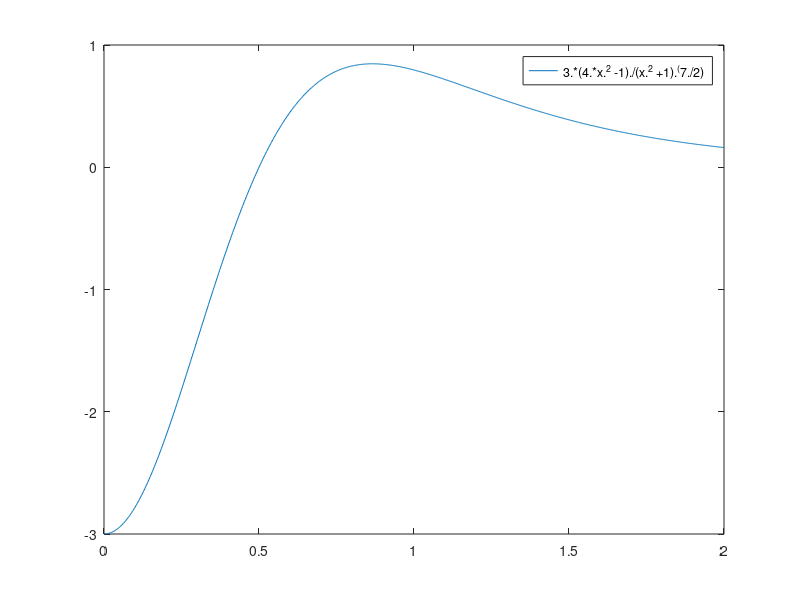

This figure's MATLAB source: (Note: this script raises an error after producing the figure.)
%% ESERCIZIO 4
clear all
clc

funzione = '(1+x^2)^(1/2)';
funzione2 = '(1+x^2)^(-1/2) -(x^2)*(1+x^2)^(-3/2)'; % derivata seconda
funzione4 = '3*(4*x^2 -1)/(x^2 +1)^(7/2)'; % derivata quarta
f = inline(funzione);
f2 = inline(funzione2);
f4 = inline(funzione4);
a = 0;
b = 2;
valore_esatto = 2.958;

% disp('riferimento es pag. 25')
% fprintf('a: %i, b: %i\n', a, b);
% fprintf('f(a): %i, f(b): %i, scrivere passaggi(sostituire)\n', f(a), f(b));
% fprintf('valore esatto: %i\n', valore_esatto);
% 
% disp(' ')
% 
% int1 = Trapezio(f, a, b);
% % err_abs1 = abs(int1 - valore_esatto);
% fprintf('Errore assoluto Trapezio: %i\n', abs(int1 - valore_esatto));
% err1 = ErroreTrapezio(f2, a, b, 0);
% 
% disp(' ')
% 
% int2 = Simpson(f, a, b);
% % err_abs2 = abs(int2 - valore_esatto);
% fprintf('Errore assoluto Simpson: %i\n', abs(int2 - valore_esatto));
% err_max2 = ErroreSimpson(f4, a, b, 0.866);

% Plotto il grafico per vedere il massimo di f4 nell'intervallo [0,2]
fplot(funzione4, [a,b])

EsercizioIntegrazione(a, b, f, f2, f4, 0, 0, valore_esatto, 16);



%% ESERCIZIO 5
clear all
clc

funzione = 'x^4';
funzione2 = '12*x^2';
funzione4 = '24';
f = inline(funzione);
f2 = inline(funzione2);
f4 = inline(funzione4);
a = 0.5;
b = 1;

valore_esatto = 0.19375;

EsercizioIntegrazione(a, b, f, f2, f4, 0, 0, valore_esatto, 16);


%% ESERCIZIO 6
clear all
clc

funzione = 'exp(x)';
funzione2 = 'exp(x)';
funzione4 = 'exp(x)';
f = inline(funzione);
f2 = inline(funzione2);
f4 = inline(funzione4);
a = 0;
b = 4;

valore_esatto = 53.59815;

n = 16;

% int1 = TrapezioComposto(f, a, b, n);
% err_abs1 = abs(int1 - valore_esatto);
% err_max1 = ErroreTrapezioComposto(f2, a, b, n, 4);
% 
% int2 = SimpsonComposto(f, a, b, n);
% err_abs2 = abs(int2 - valore_esatto);
% err_max2 = ErroreSimpsonComposto(f4, a, b, n, 4);
% 

EsercizioIntegrazione(a, b, f, f2, f4, 4, 4, valore_esatto, 16);

 
%% ESERCIZIO 9
clear all
clc

funzione = 'sin(x)';
funzione2 = '-sin(x)';
funzione4 = 'sin(x)';
f = inline(funzione);
f2 = inline(funzione2);
f4 = inline(funzione4);
a = 0;
b = pi;

tolleranza = 2*10^-5;

n = 2;
errore = 100000;
while (abs(errore) > tolleranza)
  errore = ErroreTrapezioComposto(f2, a, b, n, pi/2);
  n = n + 1;
end
% errore
n = n-1 % Occhio, nel while loop incremento n anche nell'ultimo ciclo
h = (b-a)/n

n = 2;
errore = 100000;
while (abs(errore) > tolleranza)
  errore = ErroreSimpsonComposto(f4, a, b, n, pi/2);
  n = n + 2;
end
% errore
n = n-2 % Occhio, nel while loop incremento n anche nell'ultimo ciclo
h = (b-a)/n
 
 
%% ESERCIZIO 10

%% Punto a)
clear all
clc

funzione = 'exp(x)*cos(x)';
f = inline(funzione);
a = -1;
b = 1;

valore_esatto = 1.9334214;

% Gauss 2 punti
int2 = QuadraturaGauss(f, a, b, 2)
err_abs2 = abs(int2 - valore_esatto)

% Gauss 3 punti
int3 = QuadraturaGauss(f, a, b, 3)
err_abs3 = abs(int3 - valore_esatto)

int4 = Trapezio(f, a, b)
err_abs4 = abs(int4 - valore_esatto)

int5 = TrapezioComposto(f, a, b, 2)
err_abs5 = abs(int5 - valore_esatto)

int6 = Simpson(f, a, b)
err_abs6 = abs(int6 - valore_esatto)


%% Punto b)
clear all
clc

funzione = 'x^6 -(x^2)*sin(2*x)';
f = inline(funzione);
a = 1;
b = 3;

valore_esatto = 317.3442466;

% Gauss 2 punti
int2 = QuadraturaGauss(f, a, b, 2)
err_abs2 = abs(int2 - valore_esatto)

% Gauss 3 punti
int3 = QuadraturaGauss(f, a, b, 3)
err_abs3 = abs(int3 - valore_esatto)

int4 = Trapezio(f, a, b)
err_abs4 = abs(int4 - valore_esatto)

int5 = TrapezioComposto(f, a, b, 2)
err_abs5 = abs(int5 - valore_esatto)

int6 = Simpson(f, a, b)
err_abs6 = abs(int6 - valore_esatto)
